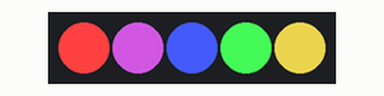
Simulated run of this sketch. Board: Arduino Uno, built with avr-gcc and run on an emulated ATmega328P. Shown: 5 RGB LEDs in strip order, left to right.

Above: at 0.15 s.
At 12.51 s:
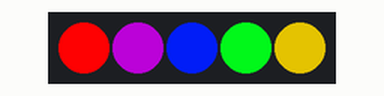
At 19.91 s:
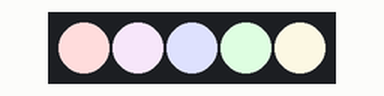
At 34.92 s:
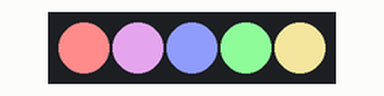
Timing chart, 0 to 40.0 s (numbered marks = the images above):
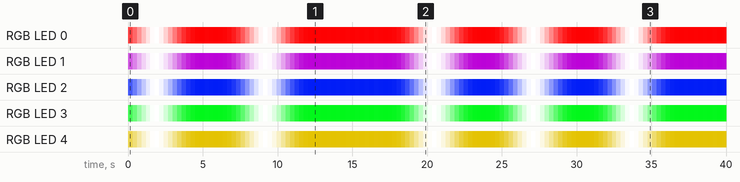

The sketch:

set_neopixel_hsv.ino
```cpp
// inclure la bibliothèque fast-led
#include <FastLED.h>
#define NUM_LEDS 5 // définir le nombre de leds

CRGBArray<NUM_LEDS> leds; // définir un tableau de données chaque entrée du tableau représentera une led.
float  inc = 0;

void setup() {
  // on initialise notre strip de led sur la pin 9
  FastLED.addLeds<NEOPIXEL, 9>(leds, NUM_LEDS);
}

void loop() {

  // on augmente la valeur de inc
  // on calcul en fonction de inc un valeur qui va osciller entre 0 et 244.
  inc +=  0.05;
  int saturation = (sin(inc) + 1)*122; // cette valeur est stocké dans une variable nommée "saturation"
  // Pour i allant de 0 à 5, on va éxecuter le code entre accolades,
  // à chaque fois on augmente la valeur de i de 1
  for (int i = 0; i < NUM_LEDS; i++) {
    // on change la valeur de la led 'i' du tableau nommé 'leds" en lui donnant une nouvelle valeur RGB
    leds[i] = CHSV(255 - i *50, saturation, 255);
  }
    FastLED.show();// on actualise le ruban de led
}
```

Measured:
- by itself, RGB LED 0: off → RGB(253, 64, 65) at 0.00 s, → RGB(254, 103, 104) 0.30 s later, → RGB(254, 148, 148) 0.30 s later, → RGB(255, 191, 191) 0.30 s later, … (132 changes in this stretch)
- by itself, RGB LED 2: off → RGB(64, 84, 235) at 0.00 s, → RGB(103, 119, 239) 0.30 s later, → RGB(148, 159, 244) 0.30 s later, → RGB(191, 197, 249) 0.30 s later, … (132 changes in this stretch)
